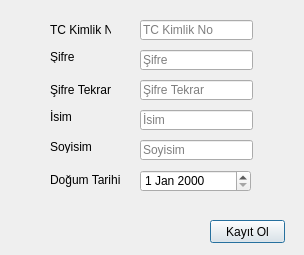
<?xml version="1.0" encoding="UTF-8"?>
<ui version="4.0">
 <class>Dialog</class>
 <widget class="QDialog" name="Dialog">
  <property name="windowModality">
   <enum>Qt::NonModal</enum>
  </property>
  <property name="geometry">
   <rect>
    <x>0</x>
    <y>0</y>
    <width>304</width>
    <height>255</height>
   </rect>
  </property>
  <property name="acceptDrops">
   <bool>false</bool>
  </property>
  <property name="windowTitle">
   <string>Kayıt Ol</string>
  </property>
  <widget class="QLineEdit" name="tc">
   <property name="geometry">
    <rect>
     <x>140</x>
     <y>20</y>
     <width>113</width>
     <height>20</height>
    </rect>
   </property>
   <property name="placeholderText">
    <string>TC Kimlik No</string>
   </property>
  </widget>
  <widget class="QLineEdit" name="password">
   <property name="geometry">
    <rect>
     <x>140</x>
     <y>50</y>
     <width>113</width>
     <height>20</height>
    </rect>
   </property>
   <property name="echoMode">
    <enum>QLineEdit::Password</enum>
   </property>
   <property name="placeholderText">
    <string>Şifre</string>
   </property>
  </widget>
  <widget class="QLineEdit" name="passwordAgain">
   <property name="geometry">
    <rect>
     <x>140</x>
     <y>80</y>
     <width>113</width>
     <height>20</height>
    </rect>
   </property>
   <property name="echoMode">
    <enum>QLineEdit::Password</enum>
   </property>
   <property name="placeholderText">
    <string>Şifre Tekrar</string>
   </property>
  </widget>
  <widget class="QLineEdit" name="name">
   <property name="geometry">
    <rect>
     <x>140</x>
     <y>110</y>
     <width>113</width>
     <height>20</height>
    </rect>
   </property>
   <property name="placeholderText">
    <string>İsim</string>
   </property>
  </widget>
  <widget class="QLineEdit" name="surname">
   <property name="geometry">
    <rect>
     <x>140</x>
     <y>140</y>
     <width>113</width>
     <height>20</height>
    </rect>
   </property>
   <property name="placeholderText">
    <string>Soyisim</string>
   </property>
  </widget>
  <widget class="QLabel" name="label">
   <property name="geometry">
    <rect>
     <x>50</x>
     <y>20</y>
     <width>61</width>
     <height>20</height>
    </rect>
   </property>
   <property name="text">
    <string>TC Kimlik No</string>
   </property>
  </widget>
  <widget class="QLabel" name="label_2">
   <property name="geometry">
    <rect>
     <x>50</x>
     <y>50</y>
     <width>47</width>
     <height>13</height>
    </rect>
   </property>
   <property name="text">
    <string>Şifre</string>
   </property>
  </widget>
  <widget class="QLabel" name="label_3">
   <property name="geometry">
    <rect>
     <x>50</x>
     <y>80</y>
     <width>61</width>
     <height>20</height>
    </rect>
   </property>
   <property name="text">
    <string>Şifre Tekrar</string>
   </property>
  </widget>
  <widget class="QLabel" name="label_4">
   <property name="geometry">
    <rect>
     <x>50</x>
     <y>110</y>
     <width>47</width>
     <height>13</height>
    </rect>
   </property>
   <property name="text">
    <string>İsim</string>
   </property>
  </widget>
  <widget class="QLabel" name="label_5">
   <property name="geometry">
    <rect>
     <x>50</x>
     <y>140</y>
     <width>47</width>
     <height>13</height>
    </rect>
   </property>
   <property name="text">
    <string>Soyisim</string>
   </property>
  </widget>
  <widget class="QLabel" name="label_6">
   <property name="geometry">
    <rect>
     <x>50</x>
     <y>170</y>
     <width>81</width>
     <height>20</height>
    </rect>
   </property>
   <property name="text">
    <string>Doğum Tarihi</string>
   </property>
  </widget>
  <widget class="QPushButton" name="pushButton">
   <property name="geometry">
    <rect>
     <x>210</x>
     <y>220</y>
     <width>75</width>
     <height>23</height>
    </rect>
   </property>
   <property name="text">
    <string>Kayıt Ol</string>
   </property>
  </widget>
  <widget class="QDateEdit" name="dateEdit">
   <property name="geometry">
    <rect>
     <x>140</x>
     <y>170</y>
     <width>111</width>
     <height>22</height>
    </rect>
   </property>
   <property name="dateTime">
    <datetime>
     <hour>0</hour>
     <minute>0</minute>
     <second>0</second>
     <year>2000</year>
     <month>1</month>
     <day>1</day>
    </datetime>
   </property>
   <property name="maximumDate">
    <date>
     <year>2099</year>
     <month>12</month>
     <day>31</day>
    </date>
   </property>
   <property name="minimumDate">
    <date>
     <year>1900</year>
     <month>1</month>
     <day>1</day>
    </date>
   </property>
  </widget>
 </widget>
 <resources/>
 <connections/>
</ui>
